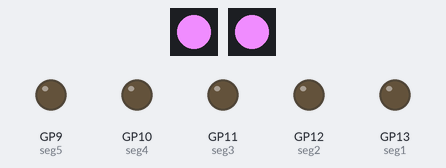
This program was run on a simulated Raspberry Pi Pico running MicroPython. On the bench: 2 × 1 RGB LEDs in strip order, left to right, output pins drawn as LEDs (lit = HIGH).

Above: at 0.2 s.
At 2.7 s:
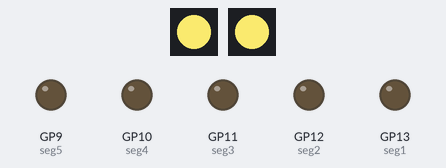
At 3.7 s:
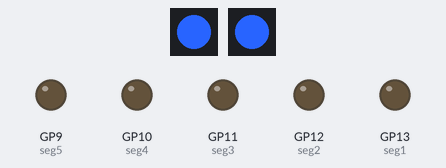
At 6.7 s:
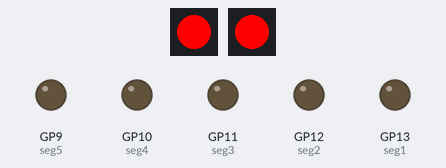
Timing chart, 0 to 7.2 s (numbered marks = the images above):
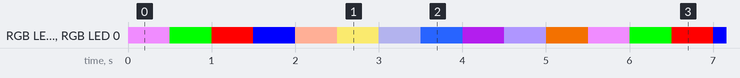

The program:

addressable_LED_colour_looper.py
```python
import time
from machine import Pin
from neopixel import NeoPixel

# Define the LED pin number (2) and number of LEDs (1)
GRBled1 = NeoPixel(Pin(2), 1)
GRBled2 = NeoPixel(Pin(5), 1)

#bar LEDs
seg1 = Pin(13, Pin.OUT)
seg2 = Pin(12, Pin.OUT)
seg3 = Pin(11, Pin.OUT)
seg4 = Pin(10, Pin.OUT)
seg5 = Pin(9, Pin.OUT)

# Define some GRB colour variables
white = 240,140,255 #White-ish!
red = 0,255,0
green = 255,0,0
blue = 0,0,255
yellow = 255,175,150
orange = 238, 223, 105
pink = 150,150,200
purple = 40,100,255
iceblue = 150,25,200
unicorn = 175,150,255
bogey = 215, 100, 0

# Define our colour list
colours = [white, red, green, blue, yellow, orange, pink, purple, iceblue, unicorn, bogey]

while True:

    for colour in colours:

        GRBled1.fill((colour))

        GRBled1.write()

        GRBled2.fill((colour))

        GRBled2.write()

        time.sleep(0.5)
```

Measured:
- by itself, everything shown: repeats every 5.5 s, in 11 steps
